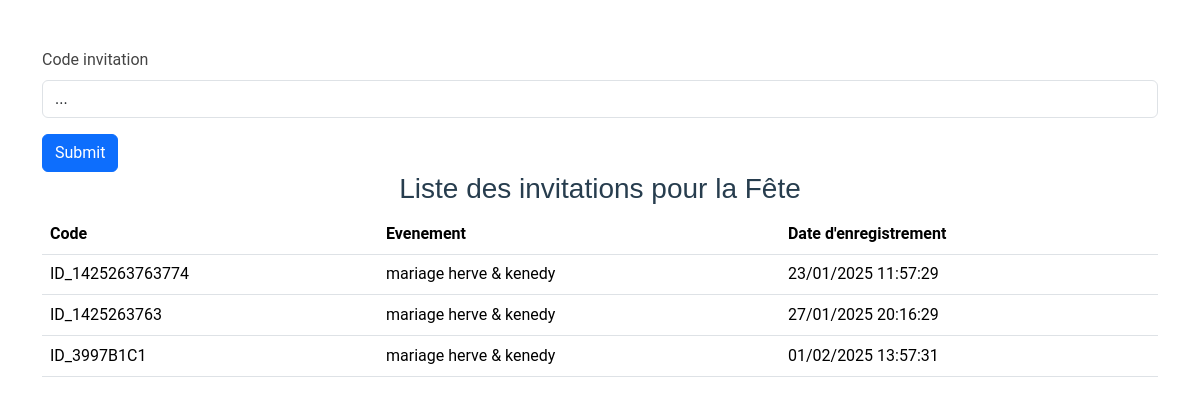
The page /pages/affect_invitation.php (signed in) on the database its author committed.
### tables this page shows
CREATE TABLE `type_evenement` (
  `id_typ_even` int(11) NOT NULL,
  `nom_evenement` varchar(255) NOT NULL
);

CREATE TABLE `affect_invitation_event` (
  `id_aff` int(11) NOT NULL,
  `affect_invit_id` int(11) NOT NULL,
  `affect_event_id` int(11) NOT NULL,
  `affect_util_id` int(11) NOT NULL,
  `control_deleted` varchar(50) NOT NULL DEFAULT 'no_deleted',
  `is_actif` varchar(50) NOT NULL DEFAULT 'active',
  `date_enreg_affect` datetime NOT NULL DEFAULT current_timestamp()
);

CREATE TABLE `invitations` (
  `id_inv` int(11) NOT NULL,
  `code_invitation` varchar(255) DEFAULT NULL,
  `code_qr_invitation` varchar(255) DEFAULT NULL,
  `id_typ_inv_fk` int(11) DEFAULT NULL,
  `id_utl_invit_fk` int(11) NOT NULL,
  `id_utl_affect` int(11) DEFAULT NULL,
  `control_deleted_invit` varchar(100) NOT NULL DEFAULT 'no_deleted',
  `date_enreg_invit` date NOT NULL DEFAULT current_timestamp(),
  `is_actif` varchar(20) NOT NULL DEFAULT 'active'
);

CREATE TABLE `evenements` (
  `id_env` int(11) NOT NULL,
  `id_util_org` int(11) NOT NULL,
  `id_type_envent_fk` int(11) NOT NULL,
  `titre_evenement` varchar(255) NOT NULL,
  `lieu_evenement` varchar(255) NOT NULL,
  `date_evenement` date NOT NULL,
  `heure_evenement` varchar(100) NOT NULL,
  `affiche_evenemt` varchar(255) NOT NULL,
  `img_man_evenement` varchar(255) DEFAULT NULL,
  `img_girl_evenement` varchar(255) DEFAULT NULL,
  `background_evenement` varchar(255) DEFAULT NULL,
  `nombre_invitation` int(11) NOT NULL,
  `description` varchar(255) NOT NULL,
  `control_deleted` varchar(100) NOT NULL DEFAULT 'no_deleted',
  `is_actif` varchar(100) NOT NULL DEFAULT 'active',
  `date_enreg_evenement` datetime NOT NULL DEFAULT current_timestamp()
);

### functions.php (called while the page is built, shortened)
<?php
	function lsEventUsersId($id)
	{
		$conn = Connexion::connect();
		$sql = "SELECT * FROM evenements ev LEFT JOIN type_evenement ty ON ev.id_type_envent_fk = ty.id_typ_even
		INNER JOIN utilisateurs u ON ev.id_util_org = u.id_utl
		WHERE ev.id_util_org = :id AND ev.control_deleted = 'no_deleted' AND ev.is_actif='active'";
		$res = $conn->prepare($sql);
		$res->bindParam(':id',$id,PDO::PARAM_INT);
		$res->execute();
		$result = $res->fetch();
		if($result){
			return $result;
		}
	}
	function lsAffect_invitation_event($id)
	{
		$conn = Connexion::connect();
		$sql = "SELECT * FROM affect_invitation_event AF LEFT JOIN invitations INV ON AF.affect_invit_id = INV.id_inv
		INNER JOIN evenements EV ON AF.affect_event_id = EV.id_env WHERE EV.id_env = :id AND AF.control_deleted = 'no_deleted' AND AF.is_actif ='active' ORDER BY id_aff ASC";
		$query = $conn->prepare($sql);
		$query->bindParam(':id',$id,PDO::PARAM_INT);
		$query->execute();
		return $query->fetchAll(PDO::FETCH_ASSOC);
	}
?>

### pages/affect_invitation.php (the view, shortened to what this page needs)
<?php
     include '../functions.php';
    $data = lsEventUsersId($_SESSION['id_user']);
    $id_evenement = $data['id_env'];
  if($data['nom_evenement'] == 'fete'){
        $name_evenement = 'des invitations pour la Fête';
    }
?>
<!DOCTYPE html>
<html lang="fr">
<head>
  <link href="../assets/vendor/bootstrap/css/bootstrap.min.css" rel="stylesheet">
  <link href="../assets/vendor/bootstrap-icons/bootstrap-icons.css" rel="stylesheet">
  <link href="../assets/vendor/aos/aos.css" rel="stylesheet">
  <link href="../assets/vendor/glightbox/css/glightbox.min.css" rel="stylesheet">
  <link href="../assets/vendor/swiper/swiper-bundle.min.css" rel="stylesheet">
  <link href="../assets/css/main.css" rel="stylesheet">
</head>
<body>
    <div class="container mt-5">
        <form method="post" action="affect_register" enctype="multipart/form-data">
            <div class="mb-3">
                <label for="code_value" class="form-label">Code invitation</label>
                <select class="form-control" name="code_value" required>
                    <option value="">...</option>
                </select>
            </div>
            <input type="submit" name="" class="btn btn-primary">
        </form>
        <div>
            <h3 class="text-center">Liste <?= $name_evenement?></h3>
            <table class="table">
                <thead>
                    <tr>
                        <th>Code</th>
                        <th>Evenement</th>
                        <th>Date d'enregistrement</th>
                    </tr>
                </thead>
                <tbody>
                    <tr>
                        <?php
                        $data = lsAffect_invitation_event($id_evenement);
                        foreach ($data as $aff) {
                            echo "<tr>";
                            if(!empty($aff['code_invitation'])){
                                echo '<td>ID_'.$aff['code_invitation'].'</td>';
                            }else{
                                echo '<td>QR_'.$aff['code_qr_invitation'].'</td>';
                            }
                            echo '<td>'.$aff['titre_evenement'].'</td>';
                            echo '<td>'.date('d/m/Y H:i:s', strtotime($aff['date_enreg_affect'])).'</td>';
                            echo "</tr>";
                        }
                        ?>
                    </tr>
                </tbody>
            </table>
        </div>
    </div>
</body>
</html>

### assets/css/main.css (style rules this page uses)
:root { --default-font: "Roboto", system-ui, -apple-system, "Segoe UI", Roboto, "Helvetica Neue", Arial, "Noto Sans", "Liberation Sans", sans-serif, "Apple Color Emoji", "Segoe UI Emoji", "Segoe UI Symbol", "Noto Color Emoji"; --heading-font: "Raleway", sans-serif; --nav-font: "Inter", sans-serif; }
:root { --background-color: #ffffff; --default-color: #444444; --heading-color: #273d4e; --accent-color: #ff4a17; --surface-color: #ffffff; --contrast-color: #ffffff; }
:root { --nav-color: #e5eaee; --nav-hover-color: #ff4a17; --nav-mobile-background-color: #ffffff; --nav-dropdown-background-color: #ffffff; --nav-dropdown-color: #444444; --nav-dropdown-hover-color: #ff4a17; }
:root { scroll-behavior: smooth; }
body { color: var(--default-color); background-color: var(--background-color); font-family: var(--default-font); }
h1, h2, h3, h4, h5, h6 { color: var(--heading-color); font-family: var(--heading-font); }

### rows shown on the page
type_evenement: nom_evenement "des invitations pour la Fête"
affect_invitation_event: affect_invit.code_invitation "1425263763774", affect_event.titre_evenement "mariage herve & kenedy", date_enreg_affect "23/01/2025 11:57:29"
affect_invitation_event: affect_invit.code_invitation "1425263763", affect_event.titre_evenement "mariage herve & kenedy", date_enreg_affect "27/01/2025 20:16:29"
affect_invitation_event: affect_invit.code_invitation "3997B1C1", affect_event.titre_evenement "mariage herve & kenedy", date_enreg_affect "01/02/2025 13:57:31"
